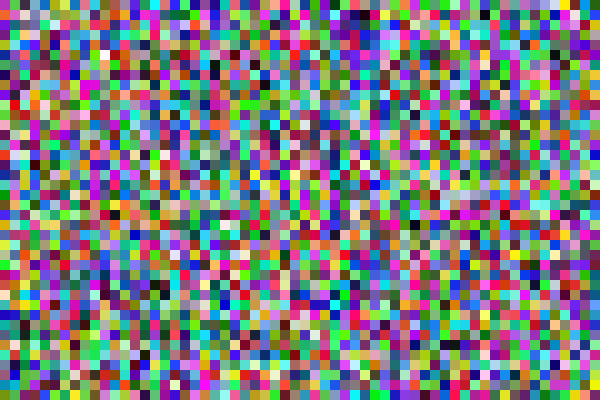
Frame 1 (no input)
Frame 60 (no input): identical to frame 1, image omitted
Frame 120 (the mouse pressed at the canvas centre since frame 60): identical to frame 1, image omitted

The p5.js sketch that drew this single still picture (run headless with seeded random() and noise() and a simulated clock; from frame 60 on, the mouse is pressed at the canvas centre):

// p5.js sketch
// ── sketch.js
function setup() {
  createCanvas(600, 400);

  noStroke();
  let gridSize = 10;
  for (let y = 0; y < height; y += gridSize) {
    for (let x = 0; x < width; x += gridSize) {
      fill(random(255), random(255), random(255));
      rect(x, y, gridSize, gridSize);
    }
  }
}

function draw() {
  //background(0);
}
